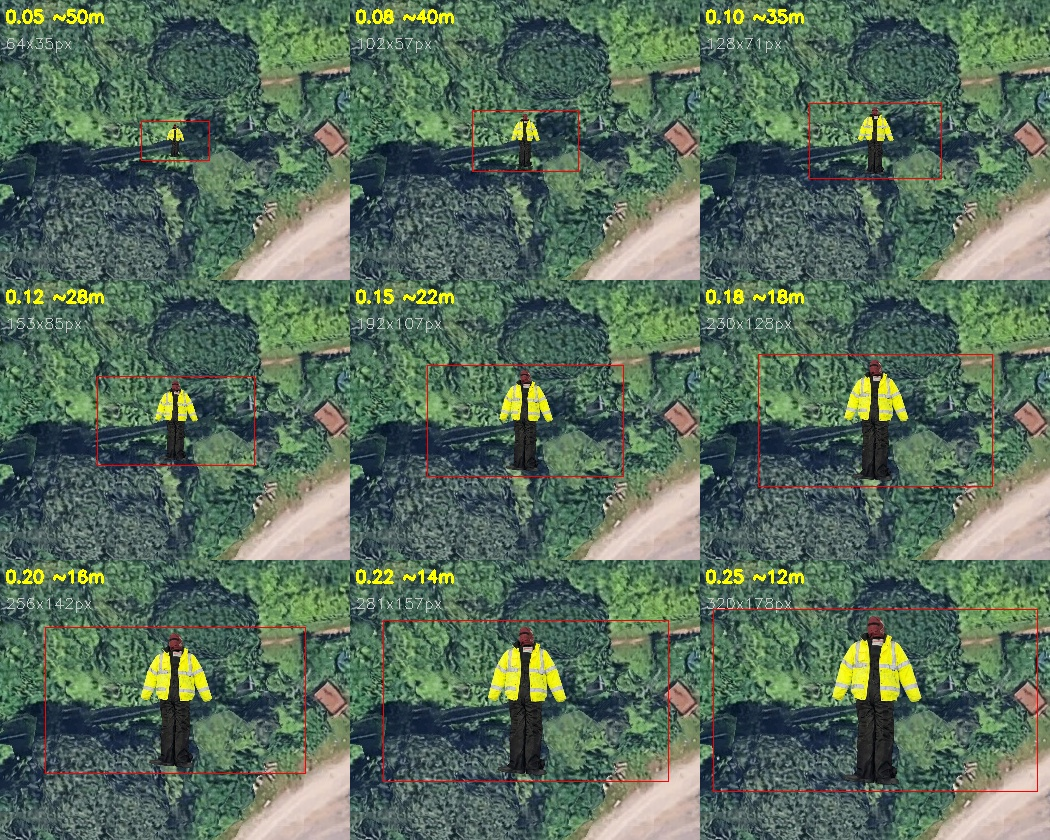
#> input picture training/dataset_v2/scale_comparison.jpg, 1050 x 840 px
$ python label_tool.py dataset_v2
#> lines starting #> are read from the running program, lines starting #| are printed output that depends on the picture
"""
Simple click-to-label tool for training images.
Click on the dummy center, then drag to set box size. Press S to save, N to skip, Q to quit.

Usage:
    python tools/label_tool.py dataset_v2/preview_50m/
    python tools/label_tool.py dataset_v2/preview_50m/ --tile-size 640 --output dataset_v2
"""
import cv2
import os
import sys
import argparse
import glob
import numpy as np

def main():
    parser = argparse.ArgumentParser(description="Click-to-label tool")
    parser.add_argument("input_dir", help="Directory with images to label")
    parser.add_argument("--tile-size", type=int, default=640, help="Output tile size (default 640)")
    parser.add_argument("--output", default=None, help="Output dataset dir (default: save labels next to images)")
    parser.add_argument("--bbox-size", type=int, default=40, help="Default bbox size in pixels at full res (default 40)")
    parser.add_argument("--full", action="store_true", help="Save full image (no tiling/cropping). Labels relative to full frame.")
    args = parser.parse_args()

    images = sorted(glob.glob(os.path.join(args.input_dir, "*.jpg")) +
                   glob.glob(os.path.join(args.input_dir, "*.png")))
    if not images:
        print(f"No images found in {args.input_dir}")
        return

    print(f"Found {len(images)} images")
    print("Controls:")
    print("  LEFT CLICK  = set dummy center")
    print("  SCROLL      = adjust box size")
    print("  S           = save and next")
    print("  N           = skip (no dummy)")
    print("  Q           = quit")
    print()

    if args.output:
        os.makedirs(f"{args.output}/images", exist_ok=True)
        os.makedirs(f"{args.output}/labels", exist_ok=True)

    state = {
        "cx": -1, "cy": -1,
        "bbox_w": args.bbox_size, "bbox_h": args.bbox_size,
        "clicked": False
    }

    def on_mouse(event, mx, my, flags, param):
        if event == cv2.EVENT_LBUTTONDOWN:
            state["cx"] = mx
            state["cy"] = my
            state["clicked"] = True
        elif event == cv2.EVENT_MOUSEWHEEL:
            delta = 5 if flags > 0 else -5
            state["bbox_w"] = max(10, state["bbox_w"] + delta)
            state["bbox_h"] = max(10, state["bbox_h"] + delta)

    win = "Label Tool — click dummy, S=save, N=skip, Q=quit"
    cv2.namedWindow(win, cv2.WINDOW_AUTOSIZE)
    cv2.setMouseCallback(win, on_mouse)

    saved = 0
    for idx, img_path in enumerate(images):
        img = cv2.imread(img_path)
#> img is the input picture: shape (840, 1050, 3); mean B, G, R 91.8, 109.2, 88.3
        if img is None:
            continue
        img_h, img_w = img.shape[:2]
#> img_h = 840; img_w = 1050
        fname = os.path.splitext(os.path.basename(img_path))[0]

        # Scale for display
        max_disp = 900
        scale = min(max_disp / img_w, max_disp / img_h, 1.0)
#> scale = 0.857
        disp_w = int(img_w * scale)
#> disp_w = 900
        disp_h = int(img_h * scale)
#> disp_h = 720

        state["clicked"] = False
        state["cx"] = -1
        state["cy"] = -1

        while True:
            disp = cv2.resize(img, (disp_w, disp_h))

            # Draw bbox if clicked
            if state["clicked"]:
                cx, cy = state["cx"], state["cy"]
                bw = int(state["bbox_w"] * scale)
                bh = int(state["bbox_h"] * scale)
                x1 = cx - bw // 2
                y1 = cy - bh // 2
                x2 = cx + bw // 2
                y2 = cy + bh // 2
                cv2.rectangle(disp, (x1, y1), (x2, y2), (0, 255, 0), 2)
                cv2.circle(disp, (cx, cy), 4, (255, 0, 255), -1)
                cv2.putText(disp, f"Box: {state['bbox_w']}x{state['bbox_h']}px",
                           (x1, y1 - 10), cv2.FONT_HERSHEY_SIMPLEX, 0.5, (0, 255, 0), 1)

            # HUD
            cv2.putText(disp, f"[{idx+1}/{len(images)}] {fname}", (10, 25),
                       cv2.FONT_HERSHEY_SIMPLEX, 0.6, (200, 200, 200), 1)
            cv2.putText(disp, f"{img_w}x{img_h} | Saved: {saved} | S=save N=skip Q=quit | Scroll=resize box",
                       (10, disp_h - 15), cv2.FONT_HERSHEY_SIMPLEX, 0.4, (150, 150, 150), 1)
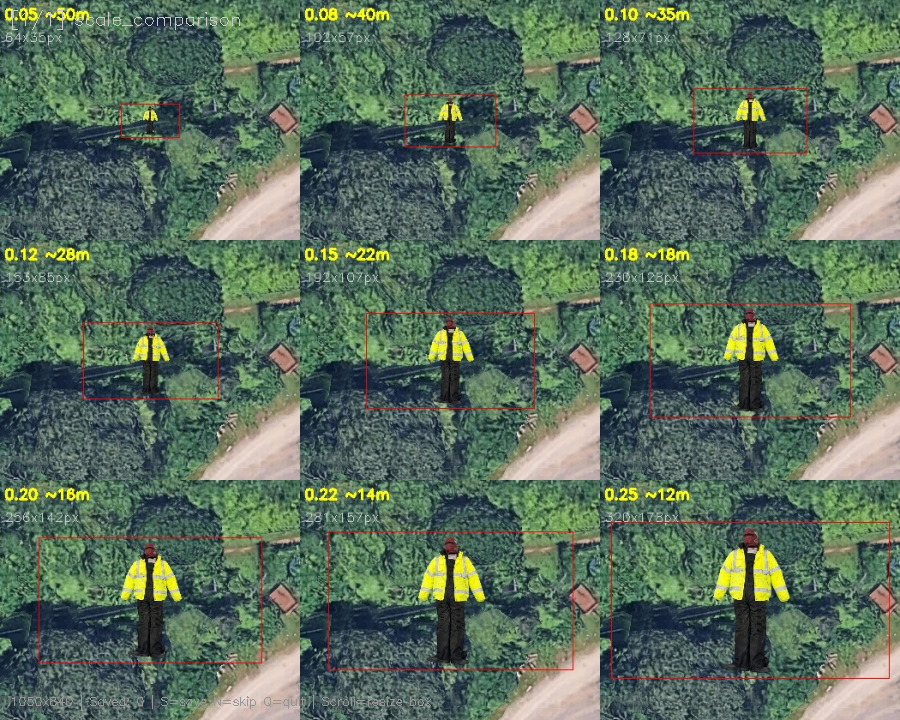
#> disp: shape (720, 900, 3); mean B, G, R 91.8, 109.2, 88.3

            cv2.imshow(win, disp)
            key = cv2.waitKey(30) & 0xFF
#> (key q is pressed here)

            if key == ord('q'):
                cv2.destroyAllWindows()
                print(f"\nDone. Saved {saved} labelled images.")
                return

            elif key == ord('n'):
                break  # skip

            elif key == ord('s') and state["clicked"]:
                # Convert display coords back to full image coords
                real_cx = int(state["cx"] / scale)
                real_cy = int(state["cy"] / scale)
                real_bw = state["bbox_w"]
                real_bh = state["bbox_h"]

                if args.output and args.full:
                    # Save full frame — no cropping, no resizing
                    rel_x = real_cx / img_w
                    rel_y = real_cy / img_h
                    rel_w = real_bw / img_w
                    rel_h = real_bh / img_h

                    out_name = f"real_{fname}_{saved:03d}"
                    cv2.imwrite(f"{args.output}/images/{out_name}.jpg", img)
                    with open(f"{args.output}/labels/{out_name}.txt", "w") as f:
                        f.write(f"0 {rel_x:.6f} {rel_y:.6f} {rel_w:.6f} {rel_h:.6f}")
                    print(f"  Saved {out_name} ({img_w}x{img_h}, dummy at {rel_x:.2f},{rel_y:.2f})")

                elif args.output:
                    # Cut a tile around the dummy at random position
                    tile_size = args.tile_size
                    # Random offset so dummy isn't centered
                    offset_x = np.random.randint(
                        max(0, real_cx - tile_size + real_bw),
                        min(img_w - tile_size, real_cx - real_bw) + 1
                    ) if img_w > tile_size else 0
                    offset_y = np.random.randint(
                        max(0, real_cy - tile_size + real_bh),
                        min(img_h - tile_size, real_cy - real_bh) + 1
                    ) if img_h > tile_size else 0
                    offset_x = max(0, min(img_w - tile_size, offset_x))
                    offset_y = max(0, min(img_h - tile_size, offset_y))

                    tile = img[offset_y:offset_y + tile_size, offset_x:offset_x + tile_size]
                    if tile.shape[0] != tile_size or tile.shape[1] != tile_size:
                        tile = cv2.resize(tile, (tile_size, tile_size))
                        # Adjust coords for resize
                        sx = tile_size / tile.shape[1] if tile.shape[1] > 0 else 1
                        sy = tile_size / tile.shape[0] if tile.shape[0] > 0 else 1

                    # YOLO label relative to tile
                    rel_x = (real_cx - offset_x) / tile_size
                    rel_y = (real_cy - offset_y) / tile_size
                    rel_w = real_bw / tile_size
                    rel_h = real_bh / tile_size

                    out_name = f"real_{fname}_{saved:03d}"
                    cv2.imwrite(f"{args.output}/images/{out_name}.jpg", tile)
                    with open(f"{args.output}/labels/{out_name}.txt", "w") as f:
                        f.write(f"0 {rel_x:.6f} {rel_y:.6f} {rel_w:.6f} {rel_h:.6f}")
                    print(f"  Saved {out_name} (tile at {offset_x},{offset_y}, dummy at {rel_x:.2f},{rel_y:.2f})")
                else:
                    # Save label next to image
                    rel_x = real_cx / img_w
                    rel_y = real_cy / img_h
                    rel_w = real_bw / img_w
                    rel_h = real_bh / img_h
                    label_path = os.path.splitext(img_path)[0] + ".txt"
                    with open(label_path, "w") as f:
                        f.write(f"0 {rel_x:.6f} {rel_y:.6f} {rel_w:.6f} {rel_h:.6f}")
                    print(f"  Saved label: {label_path}")

                saved += 1
                break  # next image

    cv2.destroyAllWindows()
    print(f"\nDone. Saved {saved} labelled images.")


if __name__ == "__main__":
    main()
